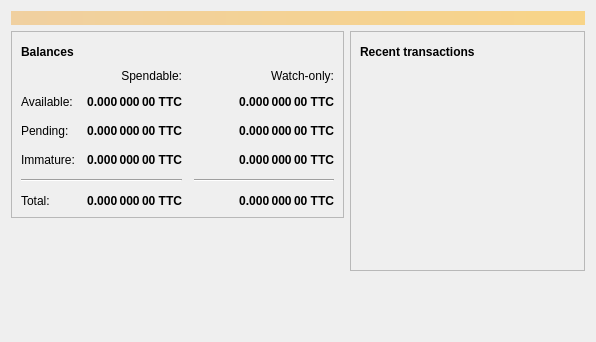
<?xml version="1.0" encoding="UTF-8"?>
<ui version="4.0">
 <class>OverviewPage</class>
 <widget class="QWidget" name="OverviewPage">
  <property name="geometry">
   <rect>
    <x>0</x>
    <y>0</y>
    <width>596</width>
    <height>342</height>
   </rect>
  </property>
  <property name="windowTitle">
   <string>Form</string>
  </property>
  <layout class="QVBoxLayout" name="topLayout">
   <item>
    <widget class="QLabel" name="labelAlerts">
     <property name="visible">
      <bool>false</bool>
     </property>
     <property name="styleSheet">
      <string notr="true">QLabel { background-color: qlineargradient(x1: 0, y1: 0, x2: 1, y2: 0, stop:0 #F0D0A0, stop:1 #F8D488); color:#000000; }</string>
     </property>
     <property name="wordWrap">
      <bool>true</bool>
     </property>
     <property name="margin">
      <number>3</number>
     </property>
     <property name="textInteractionFlags">
      <set>Qt::TextSelectableByMouse</set>
     </property>
    </widget>
   </item>
   <item>
    <layout class="QHBoxLayout" name="horizontalLayout" stretch="1,1">
     <item>
      <layout class="QVBoxLayout" name="verticalLayout_2">
       <item>
        <widget class="QFrame" name="frame">
         <property name="frameShape">
          <enum>QFrame::StyledPanel</enum>
         </property>
         <property name="frameShadow">
          <enum>QFrame::Raised</enum>
         </property>
         <layout class="QVBoxLayout" name="verticalLayout_4">
          <item>
           <layout class="QHBoxLayout" name="horizontalLayout_4">
            <item>
             <widget class="QLabel" name="label_5">
              <property name="font">
               <font>
                <weight>75</weight>
                <bold>true</bold>
               </font>
              </property>
              <property name="text">
               <string>Balances</string>
              </property>
             </widget>
            </item>
            <item>
             <widget class="QPushButton" name="labelWalletStatus">
              <property name="enabled">
               <bool>true</bool>
              </property>
              <property name="maximumSize">
               <size>
                <width>30</width>
                <height>16777215</height>
               </size>
              </property>
              <property name="toolTip">
               <string>The displayed information may be out of date. Your wallet automatically synchronizes with the Telnetcoin network after a connection is established, but this process has not completed yet.</string>
              </property>
              <property name="text">
               <string/>
              </property>
              <property name="icon">
               <iconset resource="../bitcoin.qrc">
                <normaloff>:/icons/warning</normaloff>
                <disabledoff>:/icons/warning</disabledoff>:/icons/warning</iconset>
              </property>
              <property name="iconSize">
               <size>
                <width>24</width>
                <height>24</height>
               </size>
              </property>
              <property name="flat">
               <bool>true</bool>
              </property>
             </widget>
            </item>
            <item>
             <spacer name="horizontalSpacer_3">
              <property name="orientation">
               <enum>Qt::Horizontal</enum>
              </property>
              <property name="sizeHint" stdset="0">
               <size>
                <width>40</width>
                <height>20</height>
               </size>
              </property>
             </spacer>
            </item>
           </layout>
          </item>
          <item>
           <layout class="QGridLayout" name="gridLayout">
            <property name="spacing">
             <number>12</number>
            </property>
            <item row="2" column="2">
             <widget class="QLabel" name="labelWatchPending">
              <property name="font">
               <font>
                <weight>75</weight>
                <bold>true</bold>
               </font>
              </property>
              <property name="cursor">
               <cursorShape>IBeamCursor</cursorShape>
              </property>
              <property name="toolTip">
               <string>Unconfirmed transactions to watch-only addresses</string>
              </property>
              <property name="text">
               <string notr="true">0.000 000 00 TTC</string>
              </property>
              <property name="alignment">
               <set>Qt::AlignRight|Qt::AlignTrailing|Qt::AlignVCenter</set>
              </property>
              <property name="textInteractionFlags">
               <set>Qt::LinksAccessibleByMouse|Qt::TextSelectableByKeyboard|Qt::TextSelectableByMouse</set>
              </property>
             </widget>
            </item>
            <item row="2" column="1">
             <widget class="QLabel" name="labelUnconfirmed">
              <property name="font">
               <font>
                <weight>75</weight>
                <bold>true</bold>
               </font>
              </property>
              <property name="cursor">
               <cursorShape>IBeamCursor</cursorShape>
              </property>
              <property name="toolTip">
               <string>Total of transactions that have yet to be confirmed, and do not yet count toward the spendable balance</string>
              </property>
              <property name="text">
               <string notr="true">0.000 000 00 TTC</string>
              </property>
              <property name="alignment">
               <set>Qt::AlignRight|Qt::AlignTrailing|Qt::AlignVCenter</set>
              </property>
              <property name="textInteractionFlags">
               <set>Qt::LinksAccessibleByMouse|Qt::TextSelectableByKeyboard|Qt::TextSelectableByMouse</set>
              </property>
             </widget>
            </item>
            <item row="3" column="2">
             <widget class="QLabel" name="labelWatchImmature">
              <property name="font">
               <font>
                <weight>75</weight>
                <bold>true</bold>
               </font>
              </property>
              <property name="cursor">
               <cursorShape>IBeamCursor</cursorShape>
              </property>
              <property name="toolTip">
               <string>Mined balance in watch-only addresses that has not yet matured</string>
              </property>
              <property name="text">
               <string notr="true">0.000 000 00 TTC</string>
              </property>
              <property name="alignment">
               <set>Qt::AlignRight|Qt::AlignTrailing|Qt::AlignVCenter</set>
              </property>
              <property name="textInteractionFlags">
               <set>Qt::LinksAccessibleByMouse|Qt::TextSelectableByKeyboard|Qt::TextSelectableByMouse</set>
              </property>
             </widget>
            </item>
            <item row="4" column="0" colspan="2">
             <widget class="Line" name="line">
              <property name="orientation">
               <enum>Qt::Horizontal</enum>
              </property>
             </widget>
            </item>
            <item row="4" column="2">
             <widget class="Line" name="lineWatchBalance">
              <property name="sizePolicy">
               <sizepolicy hsizetype="Preferred" vsizetype="Fixed">
                <horstretch>0</horstretch>
                <verstretch>0</verstretch>
               </sizepolicy>
              </property>
              <property name="minimumSize">
               <size>
                <width>140</width>
                <height>0</height>
               </size>
              </property>
              <property name="orientation">
               <enum>Qt::Horizontal</enum>
              </property>
             </widget>
            </item>
            <item row="5" column="0">
             <widget class="QLabel" name="labelTotalText">
              <property name="text">
               <string>Total:</string>
              </property>
             </widget>
            </item>
            <item row="3" column="1">
             <widget class="QLabel" name="labelImmature">
              <property name="font">
               <font>
                <weight>75</weight>
                <bold>true</bold>
               </font>
              </property>
              <property name="cursor">
               <cursorShape>IBeamCursor</cursorShape>
              </property>
              <property name="toolTip">
               <string>Mined balance that has not yet matured</string>
              </property>
              <property name="text">
               <string notr="true">0.000 000 00 TTC</string>
              </property>
              <property name="alignment">
               <set>Qt::AlignRight|Qt::AlignTrailing|Qt::AlignVCenter</set>
              </property>
              <property name="textInteractionFlags">
               <set>Qt::LinksAccessibleByMouse|Qt::TextSelectableByKeyboard|Qt::TextSelectableByMouse</set>
              </property>
             </widget>
            </item>
            <item row="2" column="3">
             <spacer name="horizontalSpacer_2">
              <property name="orientation">
               <enum>Qt::Horizontal</enum>
              </property>
              <property name="sizeHint" stdset="0">
               <size>
                <width>40</width>
                <height>20</height>
               </size>
              </property>
             </spacer>
            </item>
            <item row="3" column="0">
             <widget class="QLabel" name="labelImmatureText">
              <property name="text">
               <string>Immature:</string>
              </property>
             </widget>
            </item>
            <item row="5" column="1">
             <widget class="QLabel" name="labelTotal">
              <property name="font">
               <font>
                <weight>75</weight>
                <bold>true</bold>
               </font>
              </property>
              <property name="cursor">
               <cursorShape>IBeamCursor</cursorShape>
              </property>
              <property name="toolTip">
               <string>Your current total balance</string>
              </property>
              <property name="text">
               <string notr="true">0.000 000 00 TTC</string>
              </property>
              <property name="alignment">
               <set>Qt::AlignRight|Qt::AlignTrailing|Qt::AlignVCenter</set>
              </property>
              <property name="textInteractionFlags">
               <set>Qt::LinksAccessibleByMouse|Qt::TextSelectableByKeyboard|Qt::TextSelectableByMouse</set>
              </property>
             </widget>
            </item>
            <item row="5" column="2">
             <widget class="QLabel" name="labelWatchTotal">
              <property name="font">
               <font>
                <weight>75</weight>
                <bold>true</bold>
               </font>
              </property>
              <property name="cursor">
               <cursorShape>IBeamCursor</cursorShape>
              </property>
              <property name="toolTip">
               <string>Current total balance in watch-only addresses</string>
              </property>
              <property name="text">
               <string notr="true">0.000 000 00 TTC</string>
              </property>
              <property name="alignment">
               <set>Qt::AlignRight|Qt::AlignTrailing|Qt::AlignVCenter</set>
              </property>
              <property name="textInteractionFlags">
               <set>Qt::LinksAccessibleByMouse|Qt::TextSelectableByKeyboard|Qt::TextSelectableByMouse</set>
              </property>
             </widget>
            </item>
            <item row="0" column="2">
             <widget class="QLabel" name="labelWatchonly">
              <property name="text">
               <string>Watch-only:</string>
              </property>
              <property name="alignment">
               <set>Qt::AlignRight|Qt::AlignTrailing|Qt::AlignVCenter</set>
              </property>
             </widget>
            </item>
            <item row="1" column="0">
             <widget class="QLabel" name="labelBalanceText">
              <property name="text">
               <string>Available:</string>
              </property>
             </widget>
            </item>
            <item row="1" column="1">
             <widget class="QLabel" name="labelBalance">
              <property name="font">
               <font>
                <weight>75</weight>
                <bold>true</bold>
               </font>
              </property>
              <property name="cursor">
               <cursorShape>IBeamCursor</cursorShape>
              </property>
              <property name="toolTip">
               <string>Your current spendable balance</string>
              </property>
              <property name="text">
               <string notr="true">0.000 000 00 TTC</string>
              </property>
              <property name="alignment">
               <set>Qt::AlignRight|Qt::AlignTrailing|Qt::AlignVCenter</set>
              </property>
              <property name="textInteractionFlags">
               <set>Qt::LinksAccessibleByMouse|Qt::TextSelectableByKeyboard|Qt::TextSelectableByMouse</set>
              </property>
             </widget>
            </item>
            <item row="1" column="2">
             <widget class="QLabel" name="labelWatchAvailable">
              <property name="font">
               <font>
                <weight>75</weight>
                <bold>true</bold>
               </font>
              </property>
              <property name="cursor">
               <cursorShape>IBeamCursor</cursorShape>
              </property>
              <property name="toolTip">
               <string>Your current balance in watch-only addresses</string>
              </property>
              <property name="text">
               <string notr="true">0.000 000 00 TTC</string>
              </property>
              <property name="alignment">
               <set>Qt::AlignRight|Qt::AlignTrailing|Qt::AlignVCenter</set>
              </property>
              <property name="textInteractionFlags">
               <set>Qt::LinksAccessibleByMouse|Qt::TextSelectableByKeyboard|Qt::TextSelectableByMouse</set>
              </property>
             </widget>
            </item>
            <item row="2" column="0">
             <widget class="QLabel" name="labelPendingText">
              <property name="text">
               <string>Pending:</string>
              </property>
             </widget>
            </item>
            <item row="0" column="1">
             <widget class="QLabel" name="labelSpendable">
              <property name="text">
               <string>Spendable:</string>
              </property>
              <property name="alignment">
               <set>Qt::AlignRight|Qt::AlignTrailing|Qt::AlignVCenter</set>
              </property>
             </widget>
            </item>
           </layout>
          </item>
         </layout>
        </widget>
       </item>
       <item>
        <spacer name="verticalSpacer">
         <property name="orientation">
          <enum>Qt::Vertical</enum>
         </property>
         <property name="sizeHint" stdset="0">
          <size>
           <width>20</width>
           <height>40</height>
          </size>
         </property>
        </spacer>
       </item>
      </layout>
     </item>
     <item>
      <layout class="QVBoxLayout" name="verticalLayout_3">
       <item>
        <widget class="QFrame" name="frame_2">
         <property name="frameShape">
          <enum>QFrame::StyledPanel</enum>
         </property>
         <property name="frameShadow">
          <enum>QFrame::Raised</enum>
         </property>
         <layout class="QVBoxLayout" name="verticalLayout">
          <item>
           <layout class="QHBoxLayout" name="horizontalLayout_2">
            <item>
             <widget class="QLabel" name="label_4">
              <property name="font">
               <font>
                <weight>75</weight>
                <bold>true</bold>
               </font>
              </property>
              <property name="text">
               <string>Recent transactions</string>
              </property>
             </widget>
            </item>
            <item>
             <widget class="QPushButton" name="labelTransactionsStatus">
              <property name="enabled">
               <bool>true</bool>
              </property>
              <property name="maximumSize">
               <size>
                <width>30</width>
                <height>16777215</height>
               </size>
              </property>
              <property name="toolTip">
               <string>The displayed information may be out of date. Your wallet automatically synchronizes with the Telnetcoin network after a connection is established, but this process has not completed yet.</string>
              </property>
              <property name="text">
               <string/>
              </property>
              <property name="icon">
               <iconset resource="../bitcoin.qrc">
                <normaloff>:/icons/warning</normaloff>
                <disabledoff>:/icons/warning</disabledoff>:/icons/warning</iconset>
              </property>
              <property name="iconSize">
               <size>
                <width>24</width>
                <height>24</height>
               </size>
              </property>
              <property name="flat">
               <bool>true</bool>
              </property>
             </widget>
            </item>
            <item>
             <spacer name="horizontalSpacer">
              <property name="orientation">
               <enum>Qt::Horizontal</enum>
              </property>
              <property name="sizeHint" stdset="0">
               <size>
                <width>40</width>
                <height>20</height>
               </size>
              </property>
             </spacer>
            </item>
           </layout>
          </item>
          <item>
           <widget class="QListView" name="listTransactions">
            <property name="styleSheet">
             <string notr="true">QListView { background: transparent; }</string>
            </property>
            <property name="frameShape">
             <enum>QFrame::NoFrame</enum>
            </property>
            <property name="verticalScrollBarPolicy">
             <enum>Qt::ScrollBarAlwaysOff</enum>
            </property>
            <property name="horizontalScrollBarPolicy">
             <enum>Qt::ScrollBarAlwaysOff</enum>
            </property>
            <property name="selectionMode">
             <enum>QAbstractItemView::NoSelection</enum>
            </property>
           </widget>
          </item>
         </layout>
        </widget>
       </item>
       <item>
        <spacer name="verticalSpacer_2">
         <property name="orientation">
          <enum>Qt::Vertical</enum>
         </property>
         <property name="sizeHint" stdset="0">
          <size>
           <width>20</width>
           <height>40</height>
          </size>
         </property>
        </spacer>
       </item>
      </layout>
     </item>
    </layout>
   </item>
  </layout>
 </widget>
 <resources/>
 <connections/>
</ui>
